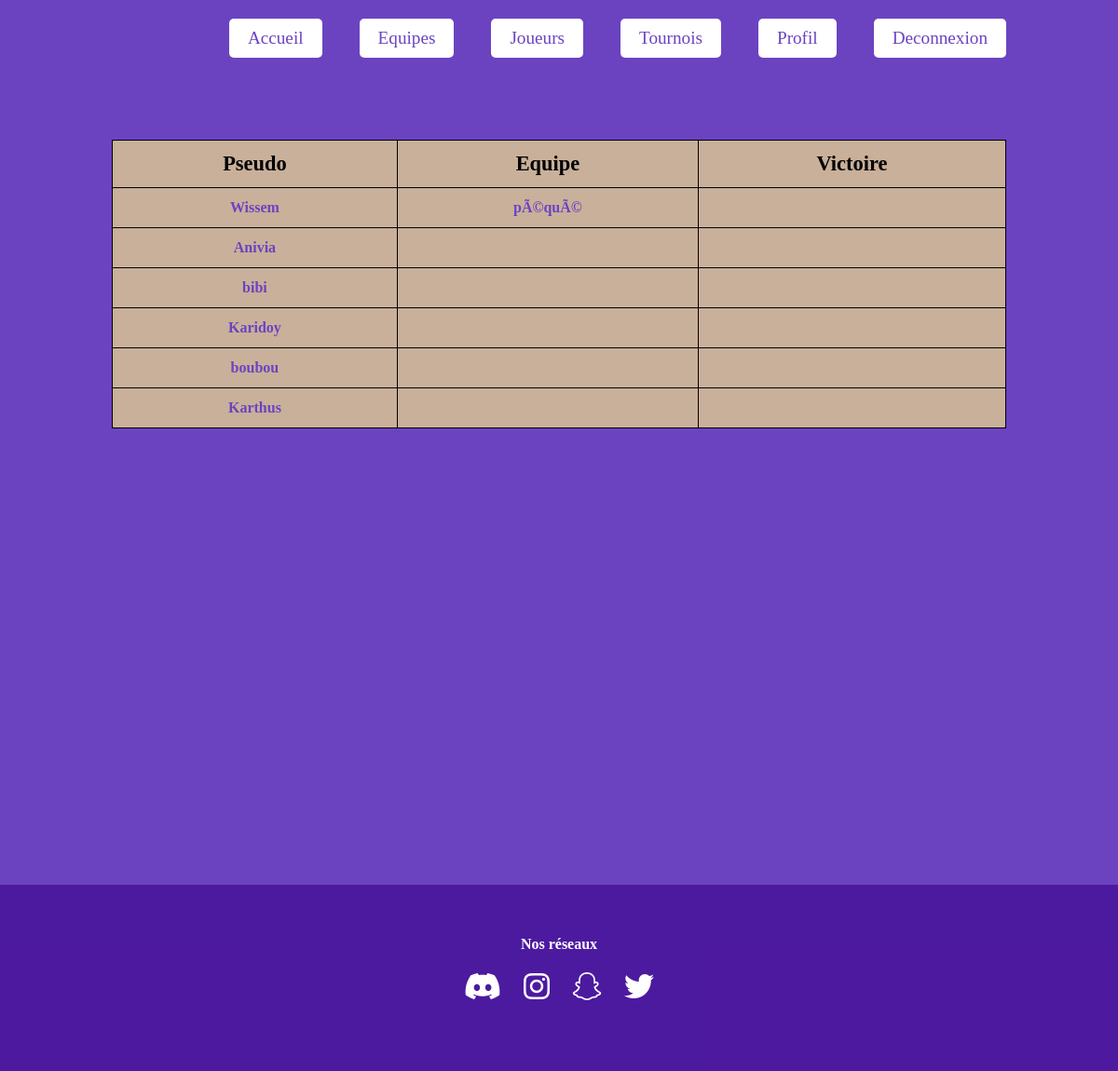
The app's page /page_player.php (signed in) with its own data.
### tables this page shows
CREATE TABLE IF NOT EXISTS `users` (
  `id` int(5) NOT NULL AUTO_INCREMENT,
  `pseudo` varchar(255) NOT NULL,
  `email` varchar(255) NOT NULL,
  `date` datetime DEFAULT NULL,
  `win` int(9) DEFAULT NULL,
  `team` int(9) DEFAULT NULL,
  `password` varchar(255) NOT NULL,
  PRIMARY KEY (`id`),
  UNIQUE KEY `pseudo` (`pseudo`) USING BTREE,
  UNIQUE KEY `email` (`email`) USING BTREE,
  KEY `team` (`team`)
);

CREATE TABLE IF NOT EXISTS `team` (
  `id_team` int(9) NOT NULL AUTO_INCREMENT,
  `name` varchar(255) NOT NULL,
  `chief` varchar(255) DEFAULT NULL,
  `nb_player` int(9) DEFAULT NULL,
  `win` int(9) DEFAULT NULL,
  `logo` text,
  PRIMARY KEY (`id_team`)
);

### page_player.php (the view, shortened to what this page needs)
<?php include 'db.php' ?>
<!doctype html>
<html lang="en">
<head>
    <link rel="stylesheet" href="style_index.css">
</head>
<body>
<?php include 'navbar.php' ?>
<?php
$query_select = $pdo->query("SELECT users.win, users.pseudo, team.name FROM users LEFT JOIN team ON users.team = team.id_team ORDER BY users.win DESC");
$show_users = $query_select->fetchAll(PDO::FETCH_ASSOC);
?>
<section id="page_player">
<table>
   <tr>
       <th>Pseudo</th>
       <th>Equipe</th>
       <th>Victoire</th>
   </tr>
   <tr>
       <?php foreach ($show_users as $user):
       $user_pseudo = ($user['pseudo']);
       $user_team = $user['name'];
       $user_win = $user['win']
       ?>
       <td><a href="player.php?player=<?= $user_pseudo ?>"> <?=$user_pseudo?></td></a>
       <td><a href="team.php?equipe=<?=$user_team?>"><?= $user_team ?></a></td>
       <td><?=$user_win ?></td>
   </tr>
   <?php endforeach; ?>
</table>
</section>
<?php include 'footer.php' ?>
</body>
</html>

### style_index.css (style rules this page uses)
* { margin:0; padding:0; box-sizing: border-box; font-family: Garamond; }
body { background-color:rgba(107, 67, 193, 1); }
#page_team, #page_player { height: 100vh; }
table { width: 80%; margin: 50px auto; border-collapse: collapse; background-color:#c9b09a; border-radius: 5px; text-align: center; }
table th { font-weight: bold; font-size: 1.4em; }
table tr { font-weight: bold; }
table a { text-decoration: none; color:#6b43c1; }
table, td, th { border:1px solid; padding: 12px; }

### records on screen
users: pseudo "Wissem", team.name "pÃ©quÃ©"
users: pseudo "Anivia"
users: pseudo "bibi"
users: pseudo "Karidoy"
users: pseudo "boubou"
users: pseudo "Karthus"
